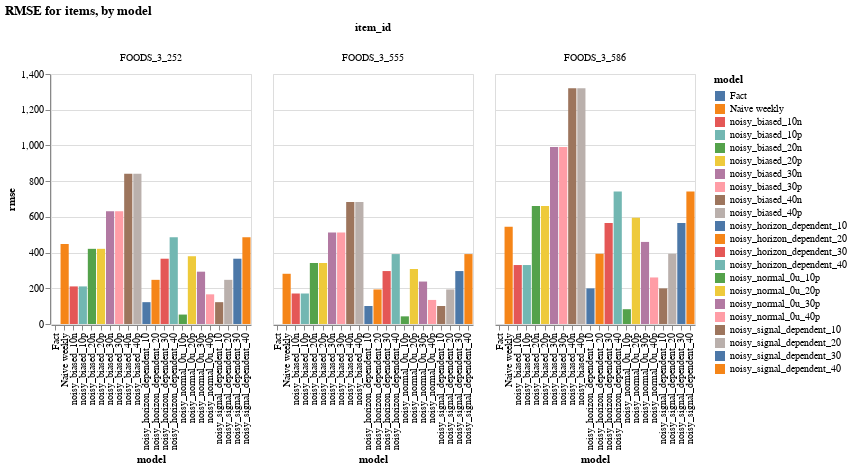

Notebook code for this chart:
### Code cell
alt.Chart(eval_df, title = 'RMSE for items, by model').mark_bar().encode(
    x=alt.X('model:N',scale=alt.Scale(zero=False)),
    y=alt.Y('rmse:Q',scale=alt.Scale(zero=False)),
    color=alt.Color('model:N'),
    column='item_id:N'
).properties(width=200, height=250)#.interactive()

### Figure 1 — Vega-Lite specification as saved in the notebook (floating-point values rounded to 4 significant figures)
{"config": {"view": {"continuousWidth": 400, "continuousHeight": 300}}, "data": {"name": "data-c04d8b7558e1068768076523c0bf76ba"}, "mark": "bar", "encoding": {"color": {"type": "nominal", "field": "model"}, "column": {"type": "nominal", "field": "item_id"}, "x": {"type": "nominal", "field": "model", "scale": {"zero": false}}, "y": {"type": "quantitative", "field": "rmse", "scale": {"zero": false}}}, "height": 250, "title": "RMSE for items, by model", "width": 200, "$schema": "https://vega.github.io/schema/vega-lite/v4.8.1.json", "datasets": {"data-c04d8b7558e1068768076523c0bf76ba": [{"model": "Naive weekly", "rmse": 281.3, "rmse_normalized": 1.0, "item_id": "FOODS_3_555"}, {"model": "Fact", "rmse": 0.0, "rmse_normalized": 0.0, "item_id": "FOODS_3_555"}, {"model": "noisy_biased_10p", "rmse": 170.8, "rmse_normalized": 0.6072, "item_id": "FOODS_3_555"}, {"model": "noisy_biased_20p", "rmse": 341.5, "rmse_normalized": 1.214, "item_id": "FOODS_3_555"}, {"model": "noisy_biased_30p", "rmse": 512.3, "rmse_normalized": 1.821, "item_id": "FOODS_3_555"}, {"model": "noisy_biased_40p", "rmse": 683.1, "rmse_normalized": 2.429, "item_id": "FOODS_3_555"}, {"model": "noisy_biased_10n", "rmse": 170.8, "rmse_normalized": 0.6072, "item_id": "FOODS_3_555"}, {"model": "noisy_biased_20n", "rmse": 341.5, "rmse_normalized": 1.214, "item_id": "FOODS_3_555"}, {"model": "noisy_biased_30n", "rmse": 512.3, "rmse_normalized": 1.821, "item_id": "FOODS_3_555"}, {"model": "noisy_biased_40n", "rmse": 683.1, "rmse_normalized": 2.429, "item_id": "FOODS_3_555"}, {"model": "noisy_normal_0u_10p", "rmse": 42.85, "rmse_normalized": 0.1523, "item_id": "FOODS_3_555"}, {"model": "noisy_normal_0u_20p", "rmse": 307.9, "rmse_normalized": 1.095, "item_id": "FOODS_3_555"}, {"model": "noisy_normal_0u_30p", "rmse": 237.7, "rmse_normalized": 0.8451, "item_id": "FOODS_3_555"}, {"model": "noisy_normal_0u_40p", "rmse": 134.8, "rmse_normalized": 0.4792, "item_id": "FOODS_3_555"}, {"model": "noisy_signal_dependent_10", "rmse": 100.9, "rmse_normalized": 0.3589, "item_id": "FOODS_3_555"}, {"model": "noisy_signal_dependent_20", "rmse": 193.4, "rmse_normalized": 0.6877, "item_id": "FOODS_3_555"}, {"model": "noisy_signal_dependent_30", "rmse": 296.5, "rmse_normalized": 1.054, "item_id": "FOODS_3_555"}, {"model": "noisy_signal_dependent_40", "rmse": 391.6, "rmse_normalized": 1.392, "item_id": "FOODS_3_555"}, {"model": "noisy_horizon_dependent_10", "rmse": 100.9, "rmse_normalized": 0.3589, "item_id": "FOODS_3_555"}, {"model": "noisy_horizon_dependent_20", "rmse": 193.4, "rmse_normalized": 0.6877, "item_id": "FOODS_3_555"}, {"model": "noisy_horizon_dependent_30", "rmse": 296.5, "rmse_normalized": 1.054, "item_id": "FOODS_3_555"}, {"model": "noisy_horizon_dependent_40", "rmse": 391.6, "rmse_normalized": 1.392, "item_id": "FOODS_3_555"}, {"model": "Naive weekly", "rmse": 448.0, "rmse_normalized": 1.0, "item_id": "FOODS_3_252"}, {"model": "Fact", "rmse": 0.0, "rmse_normalized": 0.0, "item_id": "FOODS_3_252"}, {"model": "noisy_biased_10p", "rmse": 210.5, "rmse_normalized": 0.4698, "item_id": "FOODS_3_252"}, {"model": "noisy_biased_20p", "rmse": 421.0, "rmse_normalized": 0.9397, "item_id": "FOODS_3_252"}, {"model": "noisy_biased_30p", "rmse": 631.5, "rmse_normalized": 1.41, "item_id": "FOODS_3_252"}, {"model": "noisy_biased_40p", "rmse": 842.0, "rmse_normalized": 1.879, "item_id": "FOODS_3_252"}, {"model": "noisy_biased_10n", "rmse": 210.5, "rmse_normalized": 0.4698, "item_id": "FOODS_3_252"}, {"model": "noisy_biased_20n", "rmse": 421.0, "rmse_normalized": 0.9397, "item_id": "FOODS_3_252"}, {"model": "noisy_biased_30n", "rmse": 631.5, "rmse_normalized": 1.41, "item_id": "FOODS_3_252"}, {"model": "noisy_biased_40n", "rmse": 842.0, "rmse_normalized": 1.879, "item_id": "FOODS_3_252"}, {"model": "noisy_normal_0u_10p", "rmse": 52.82, "rmse_normalized": 0.1179, "item_id": "FOODS_3_252"}, {"model": "noisy_normal_0u_20p", "rmse": 379.5, "rmse_normalized": 0.8471, "item_id": "FOODS_3_252"}, {"model": "noisy_normal_0u_30p", "rmse": 293.0, "rmse_normalized": 0.654, "item_id": "FOODS_3_252"}, {"model": "noisy_normal_0u_40p", "rmse": 166.1, "rmse_normalized": 0.3708, "item_id": "FOODS_3_252"}, {"model": "noisy_signal_dependent_10", "rmse": 122.3, "rmse_normalized": 0.273, "item_id": "FOODS_3_252"}, {"model": "noisy_signal_dependent_20", "rmse": 247.3, "rmse_normalized": 0.552, "item_id": "FOODS_3_252"}, {"model": "noisy_signal_dependent_30", "rmse": 365.6, "rmse_normalized": 0.8161, "item_id": "FOODS_3_252"}, {"model": "noisy_signal_dependent_40", "rmse": 485.2, "rmse_normalized": 1.083, "item_id": "FOODS_3_252"}, {"model": "noisy_horizon_dependent_10", "rmse": 122.3, "rmse_normalized": 0.273, "item_id": "FOODS_3_252"}, {"model": "noisy_horizon_dependent_20", "rmse": 247.3, "rmse_normalized": 0.552, "item_id": "FOODS_3_252"}, {"model": "noisy_horizon_dependent_30", "rmse": 365.6, "rmse_normalized": 0.8161, "item_id": "FOODS_3_252"}, {"model": "noisy_horizon_dependent_40", "rmse": 485.2, "rmse_normalized": 1.083, "item_id": "FOODS_3_252"}, {"model": "Naive weekly", "rmse": 544.3, "rmse_normalized": 1.0, "item_id": "FOODS_3_586"}, {"model": "Fact", "rmse": 0.0, "rmse_normalized": 0.0, "item_id": "FOODS_3_586"}, {"model": "noisy_biased_10p", "rmse": 330.2, "rmse_normalized": 0.6066, "item_id": "FOODS_3_586"}, {"model": "noisy_biased_20p", "rmse": 660.4, "rmse_normalized": 1.213, "item_id": "FOODS_3_586"}, {"model": "noisy_biased_30p", "rmse": 990.6, "rmse_normalized": 1.82, "item_id": "FOODS_3_586"}, {"model": "noisy_biased_40p", "rmse": 1321.0, "rmse_normalized": 2.427, "item_id": "FOODS_3_586"}, {"model": "noisy_biased_10n", "rmse": 330.2, "rmse_normalized": 0.6066, "item_id": "FOODS_3_586"}, {"model": "noisy_biased_20n", "rmse": 660.4, "rmse_normalized": 1.213, "item_id": "FOODS_3_586"}, {"model": "noisy_biased_30n", "rmse": 990.6, "rmse_normalized": 1.82, "item_id": "FOODS_3_586"}, {"model": "noisy_biased_40n", "rmse": 1321.0, "rmse_normalized": 2.427, "item_id": "FOODS_3_586"}, {"model": "noisy_normal_0u_10p", "rmse": 82.85, "rmse_normalized": 0.1522, "item_id": "FOODS_3_586"}, {"model": "noisy_normal_0u_20p", "rmse": 595.3, "rmse_normalized": 1.094, "item_id": "FOODS_3_586"}, {"model": "noisy_normal_0u_30p", "rmse": 459.6, "rmse_normalized": 0.8444, "item_id": "FOODS_3_586"}, {"model": "noisy_normal_0u_40p", "rmse": 260.6, "rmse_normalized": 0.4788, "item_id": "FOODS_3_586"}, {"model": "noisy_signal_dependent_10", "rmse": 199.5, "rmse_normalized": 0.3665, "item_id": "FOODS_3_586"}, {"model": "noisy_signal_dependent_20", "rmse": 393.3, "rmse_normalized": 0.7226, "item_id": "FOODS_3_586"}, {"model": "noisy_signal_dependent_30", "rmse": 565.0, "rmse_normalized": 1.038, "item_id": "FOODS_3_586"}, {"model": "noisy_signal_dependent_40", "rmse": 742.4, "rmse_normalized": 1.364, "item_id": "FOODS_3_586"}, {"model": "noisy_horizon_dependent_10", "rmse": 199.5, "rmse_normalized": 0.3665, "item_id": "FOODS_3_586"}, {"model": "noisy_horizon_dependent_20", "rmse": 393.3, "rmse_normalized": 0.7226, "item_id": "FOODS_3_586"}, {"model": "noisy_horizon_dependent_30", "rmse": 565.0, "rmse_normalized": 1.038, "item_id": "FOODS_3_586"}, {"model": "noisy_horizon_dependent_40", "rmse": 742.4, "rmse_normalized": 1.364, "item_id": "FOODS_3_586"}]}}
